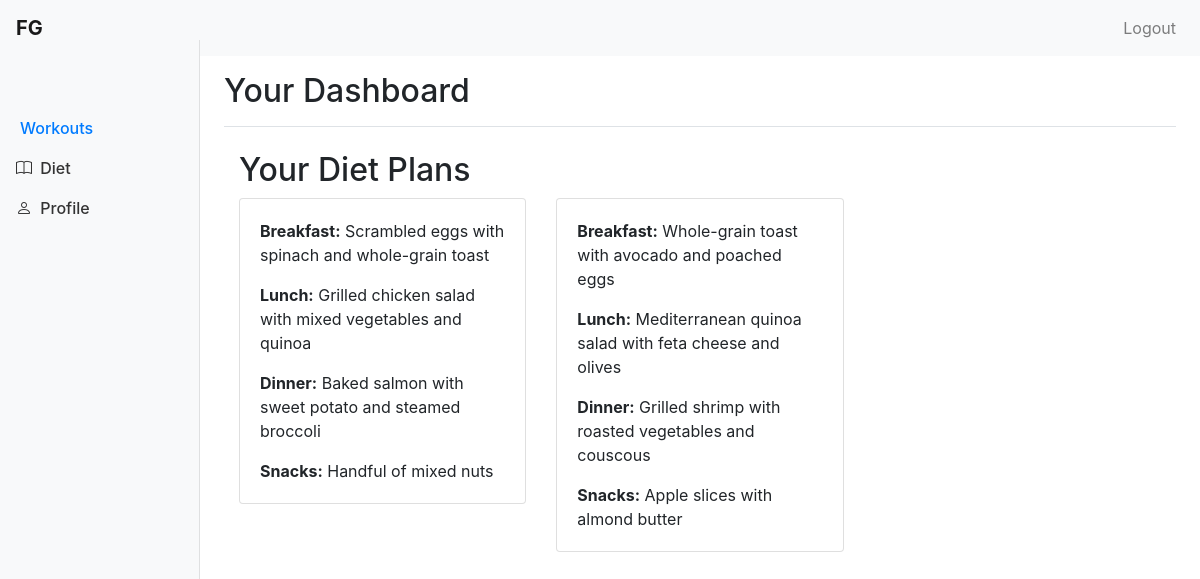
Page /diet/diet/ (signed in) on the committed database.
### diet/models.py (models this page shows, shortened)
class DietPlan(models.Model):
    name = models.CharField(max_length=70)
    FITNESS_GOALS_CHOICES = [
        ('SF', 'Stay Fit'),
        ('LW', 'Lose Weight'),
        ('BM', 'Build Muscle'),
        ('KF', 'Keep Fit'),
        ('IE', 'Improve Endurance'),
    ]
    fitness_goal = models.CharField(
        max_length=20,
        choices=FITNESS_GOALS_CHOICES,
        default='SF'
    )
    breakfast = models.TextField()
    lunch = models.TextField()
    dinner = models.TextField()
    snacks = models.TextField()
    created_at = models.DateTimeField(auto_now_add=True)

### diet/views.py (the view)
# urls.py: path('diet/', include(('diet.urls'))),
def diet(request):
    diet_plans = DietPlan.objects.all()
    return render(request, 'diet.html', {'diet_plans': diet_plans})

### templates/diet.html
{% extends 'dashboard_base.html' %}
{% block page_title %}Your Dashboard{% endblock %}
{% block content %}
<div class="container mt-4">
  <h2>Your Diet Plans</h2>
  <div class="row">
    {% for diet_plan in diet_plans %}
      {% if diet_plan.fitness_goal == request.user.profile.fitness_goal %}
        <div class="col-md-4 mb-4">
          <div class="card">
            <div class="card-body">
              <p class="card-text"><strong>Breakfast:</strong> {{ diet_plan.breakfast }}</p>
              <p class="card-text"><strong>Lunch:</strong> {{ diet_plan.lunch }}</p>
              <p class="card-text"><strong>Dinner:</strong> {{ diet_plan.dinner }}</p>
              <p class="card-text"><strong>Snacks:</strong> {{ diet_plan.snacks }}</p>
            </div>
          </div>
        </div>
      {% endif %}
    {% endfor %}
  </div>
</div>
{% endblock %}

### templates/dashboard_base.html (style rules this page uses)
body { padding-top: 0px; }

### rows in the picture
DietPlan: breakfast "Scrambled eggs with spinach and whole-grain toast", lunch "Grilled chicken salad with mixed vegetables and quinoa", dinner "Baked salmon with sweet potato and steamed broccoli", snacks "Handful of mixed nuts"
DietPlan: breakfast "Whole-grain toast with avocado and poached eggs", lunch "Mediterranean quinoa salad with feta cheese and olives", dinner "Grilled shrimp with roasted vegetables and couscous", snacks "Apple slices with almond butter"
